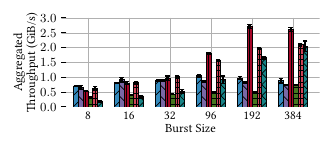

Source code (Python):
import pandas as pd
import numpy as np
import matplotlib as mpl
import matplotlib.pyplot as plt
from collections import defaultdict
from cycler import cycler

mpl.use("pgf")
plt.rcParams.update(
    {
        "text.usetex": True,
        "font.family": "serif",
        "pgf.texsystem": "pdflatex",
        "font.size": 9,  # footnote/caption size 9pt for paper
        # "font.size": 10,     # caption size 10pt on thesis
        "pgf.preamble": "\n".join(
            [
                r"\usepackage{libertine}",
                # r"\usepackage{lmodern}",
            ]
        ),
        # "lines.linewidth": 0.8,
        "lines.markersize": 3,
        "axes.linewidth": 0.5,
        "grid.linewidth": 0.3,
        "grid.linestyle": "-",
        "axes.edgecolor": mpl.rcParams["grid.color"],
        # "ytick.color": mpl.rcParams["grid.color"],
        "ytick.direction": "in",
        # "xtick.color": mpl.rcParams["grid.color"],
        "xtick.direction": "in",
        "xtick.bottom": False,
        "axes.titlesize": "medium",
        "axes.titlepad": 4,
        "axes.labelpad": 1,
        "axes.spines.top": False,
        "axes.spines.right": False,
        "axes.spines.bottom": False,
        "axes.spines.left": False,
        "axes.axisbelow": True,  # grid below patches
        "axes.prop_cycle": cycler(
            "color", ["#348ABD", "#7A68A6", "#A60628", "#467821", "#CF4457", "#188487", "#E24A33"]
        ),
        "legend.labelspacing": 0.1,
        "legend.handlelength": 1,
        "legend.handletextpad": 0.2,
        "legend.columnspacing": 1,
        "legend.borderpad": 0.1,
    }
)


BURST_SIZES = [
    8,
    16,
    32,
    96,
    192,
    384,
]

BACKENDS = {
    "RabbitMQ": "RabbitMQ",
    "RedisList": "Redis (List)",
    "DragonflyList": "Dragonfly (List)",
    "RedisStream": "Redis (Stream)",
    "DragonflyStream": "Dragonfly (Stream)",
    # "S3": "S3",
    # "BurstMessageRelay": "Message Relay Server",
}

FILES = [
    "throughput/rabbitmq.csv",
    "throughput/redis-list.csv",
    "throughput/dragonfly-list.csv",
    "throughput/redis-stream.csv",
    "throughput/dragonfly-stream.csv",
    # "throughput/s3.csv",
    # "throughput/message-relay.csv",
]


if __name__ == "__main__":
    dfs = []
    for file in FILES:
        df_burstsize_backend = pd.read_csv(file)
        dfs.append(df_burstsize_backend)

    df = pd.concat(dfs, ignore_index=True, axis=0)

    Y_throughput = defaultdict(list)
    Y_throughput_stdev = defaultdict(list)
    Y_throughput_workers = defaultdict(list)
    for backend in BACKENDS.keys():
        for burst_size in BURST_SIZES:
            df_burstsize_backend = df[(df["burst_size"] == burst_size) & (df["backend"] == backend)]
            if df_burstsize_backend.empty:
                print(f"Backend: {backend}, Burst Size: {burst_size} is empty. Skipping...")
                Y_throughput[backend].append(0.0)
                Y_throughput_stdev[backend].append(0.0)
                continue

            runs = []
            agg_data_sz = set()
            payload_sz = df_burstsize_backend["payload_size"].unique()
            assert len(payload_sz) == 1, f"Payload sizes are not consistent: {payload_sz}"
            payload_sz = payload_sz[0] / 1024 / 1024  # MB
            throughput_workers = []

            for burst_id in df_burstsize_backend["burst_id"].unique():
                df_burstsize_backend_burstid = df_burstsize_backend[df_burstsize_backend["burst_id"] == burst_id]

                # group 1 is the sender (start), group 0 is the receiver (end)
                t_start = df_burstsize_backend_burstid[df_burstsize_backend_burstid["group_id"] == 1]
                t_end = df_burstsize_backend_burstid[df_burstsize_backend_burstid["group_id"] == 0]

                # worker_id are not the same for sender group and receiver group, but they are paired consecutively
                # e.g. for a burst size of 8: worker 0 receives from worker 4, worker 1 from worker 5, ..., worker 3 from worker 7
                # so, we can sort by worker_id instead of joining the dataframes
                t_start = t_start.sort_values(by=["worker_id"])
                t_end = t_end.sort_values(by=["worker_id"])

                times = t_end["end"].to_numpy() - t_start["start"].to_numpy()
                throughput_workers_burstid = payload_sz / times
                throughput_workers.extend(throughput_workers_burstid)

                agg_data_transmitted = t_start["payload_size"].sum() / 1024 / 1024 / 1024  # GB
                t0 = t_start["start"].min()
                t1 = t_end["end"].max()
                throughput = agg_data_transmitted / (t1 - t0)

                agg_data_sz.add(agg_data_transmitted)  # sanity check for payload size
                runs.append(throughput)

            assert len(agg_data_sz) == 1, f"Data sizes are not consistent: {agg_data_sz}"
            throughput_avg = np.median(runs)
            throughput_std_dev = np.std(runs)

            print(f"{backend} Throughput ({burst_size}): {throughput_avg:.2f} GiB/s ± {throughput_std_dev:.2f} GiB/s")

            Y_throughput[backend].append(throughput_avg)
            Y_throughput_stdev[backend].append(throughput_std_dev)
            Y_throughput_workers[backend].append(throughput_workers)

    X_labels = [str(burst_size) for burst_size in BURST_SIZES]
    X = np.arange(len(X_labels))

    fig, ax = plt.subplots(1, 1, figsize=(3.33, 2.2))

    ax.set_ylim(0, 3)
    ax.set_yticks(np.arange(0, 3.1, 0.5))

    ax.grid(zorder=1)
    bar_width = 0.12
    kwargs = {
        "width": bar_width,
        # "linewidth": 0.5,
        # "edgecolor": "black",
        "align": "center",
        # "alpha": 0.75,
        # "ecolor": "black",
        "capsize": 1.5,
        "zorder": 3,
    }

    ax.bar(
        X - (bar_width * 2) - (bar_width / 2),
        Y_throughput["RabbitMQ"],
        yerr=Y_throughput_stdev["RabbitMQ"],
        label="RabbitMQ",
        **kwargs,
    )
    ax.bar(
        X - (bar_width * 1) - (bar_width / 2),
        Y_throughput["RedisList"],
        yerr=Y_throughput_stdev["RedisList"],
        label="Redis List",
        **kwargs,
    )
    ax.bar(
        X - (bar_width * 0) - (bar_width / 2),
        Y_throughput["DragonflyList"],
        yerr=Y_throughput_stdev["DragonflyList"],
        label="DragonflyDB List",
        **kwargs,
    )
    ax.bar(
        X + (bar_width * 0) + (bar_width / 2),
        Y_throughput["RedisStream"],
        yerr=Y_throughput_stdev["RedisStream"],
        label="Redis Stream",
        **kwargs,
    )
    ax.bar(
        X + (bar_width * 1) + (bar_width / 2),
        Y_throughput["DragonflyStream"],
        yerr=Y_throughput_stdev["DragonflyStream"],
        label="DragonflyDB Stream",
        **kwargs,
    )
    ax.bar(
        X + (bar_width * 2) + (bar_width / 2),
        Y_throughput["DragonflyStream"],
        yerr=Y_throughput_stdev["DragonflyStream"],
        label="S3",
        **kwargs,
    )
    # ax.bar(X + 0.2, Y_throughput["S3"], yerr=Y_throughput_stdev["S3"], label="S3", **kwargs)

    # ax.bar(
    #     X + 0.3,
    #     Y_throughput["BurstMessageRelay"],
    #     yerr=Y_throughput_stdev["BurstMessageRelay"],
    #     label="Xavi's server",
    #     **kwargs,
    # )

    ax.set_xticks(X)
    ax.set_xticklabels(X_labels)
    ax.set_xlabel("Burst Size")
    ax.set_ylabel("Aggregated Throughput (GiB/s)")
    # ax.legend(loc="upper left", frameon=False)

    plt.legend(
        bbox_to_anchor=(0, 1.02, 1, 0.2), loc="lower left", mode="expand", borderaxespad=0, ncol=2, frameon=False
    )

    fig.tight_layout()
    plt.subplots_adjust(top=0.8, bottom=0.14)
    plt.savefig("throughput/throughput.pdf", format="pdf", dpi=500)

    # fig, ax = plt.subplots()
    # ax.grid(axis="y", linestyle="--", alpha=0.7, zorder=0)

    # elems = []

    # bp = ax.boxplot(
    #     Y_throughput_workers["RabbitMQ"],
    #     positions=X - 0.3,
    #     widths=0.1,
    #     notch=False,
    #     showfliers=False,
    #     patch_artist=True,
    #     boxprops=dict(facecolor="lightyellow"),
    #     medianprops=dict(color="red"),
    # )
    # elems.append(bp)
    # bp = ax.boxplot(
    #     Y_throughput_workers["RedisList"],
    #     positions=X - 0.2,
    #     widths=0.1,
    #     notch=False,
    #     showfliers=False,
    #     patch_artist=True,
    #     boxprops=dict(facecolor="thistle"),
    #     medianprops=dict(color="red"),
    # )
    # elems.append(bp)
    # bp = ax.boxplot(
    #     Y_throughput_workers["DragonflyList"],
    #     positions=X - 0.1,
    #     widths=0.1,
    #     notch=False,
    #     showfliers=False,
    #     patch_artist=True,
    #     boxprops=dict(facecolor="lightgreen"),
    #     medianprops=dict(color="red"),
    # )
    # elems.append(bp)
    # bp = ax.boxplot(
    #     Y_throughput_workers["RedisStream"],
    #     positions=X,
    #     widths=0.1,
    #     notch=False,
    #     showfliers=False,
    #     patch_artist=True,
    #     boxprops=dict(facecolor="lightblue"),
    #     medianprops=dict(color="red"),
    # )
    # elems.append(bp)
    # bp = ax.boxplot(
    #     Y_throughput_workers["DragonflyStream"],
    #     positions=X + 0.1,
    #     widths=0.1,
    #     notch=False,
    #     showfliers=False,
    #     patch_artist=True,
    #     boxprops=dict(facecolor="lightcyan"),
    #     medianprops=dict(color="red"),
    # )
    # elems.append(bp)
    # bp = ax.boxplot(
    #     Y_throughput_workers["BurstMessageRelay"],
    #     positions=X + 0.3,
    #     widths=0.1,
    #     notch=False,
    #     showfliers=False,
    #     patch_artist=True,
    #     boxprops=dict(facecolor="lightsalmon"),
    #     medianprops=dict(color="red"),
    # )
    # elems.append(bp)

    # ax.legend(
    #     [element["boxes"][0] for element in elems], [backend for backend in BACKENDS.values()], loc="upper right"
    # )

    # ax.set_xticks(X)
    # ax.set_xticklabels(X_labels)
    # ax.set_xlabel("Burst size")
    # ax.set_ylabel("Throughput per Worker (MB/s)")

    # fig.tight_layout()
    # plt.savefig("throughput/workers.pdf", format="pdf", dpi=500)
